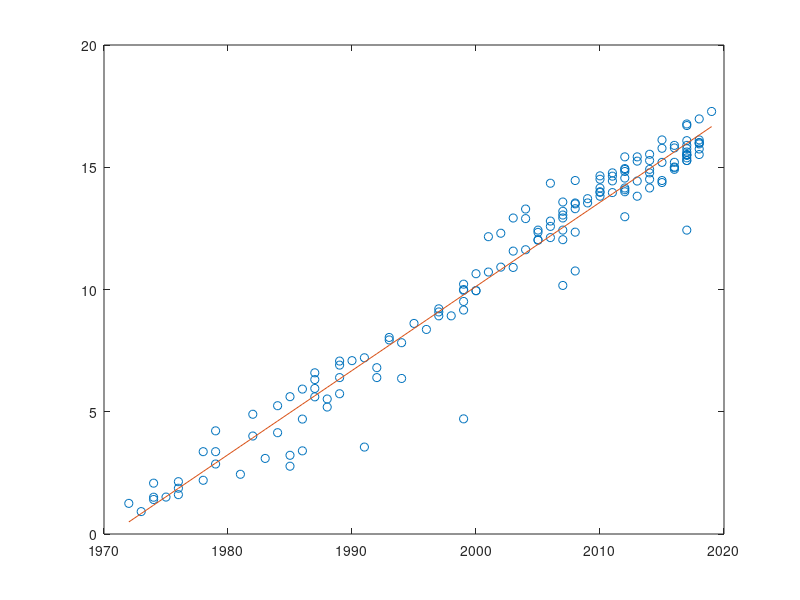
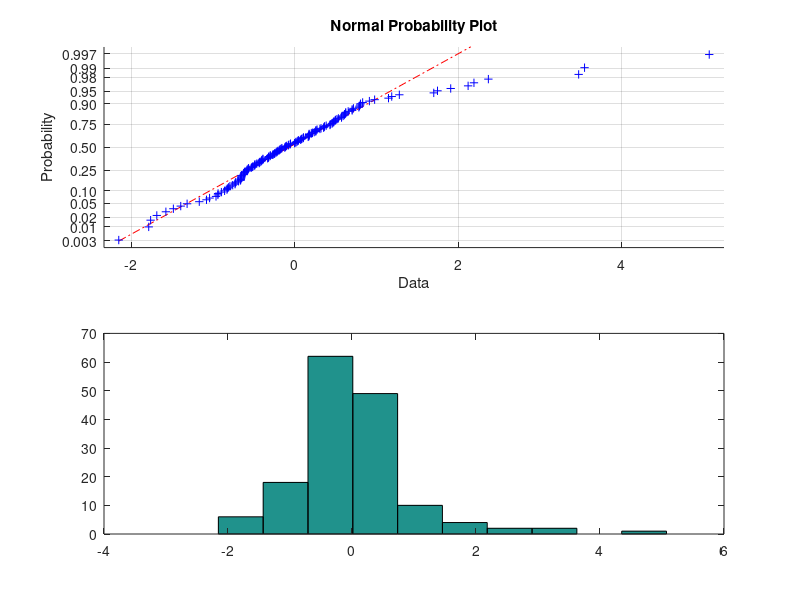

These figures' MATLAB source, in order:
%% Problem 6: Regression
load moore.dat
l=length(moore);
x1=ones(l,1);
X=[x1,moore(:,1)];
Y=[moore(:,2)];
y1=log(Y);
[beta_hat,bint,~,rint,stats]=regress(y1,X); % β= (β0,β1)T
figure (1)
plot(X(:,2),y1,'o')
hold on
plot(X(:,2),X*beta_hat)
res = X*beta_hat -y1;
R = stats(1)
figure(2)
subplot(2,1,1), normplot(res)
subplot(2,1,2), hist(res)
g=exp([1 2025]*beta_hat); %estimate of transistors/ area units in year 2025
